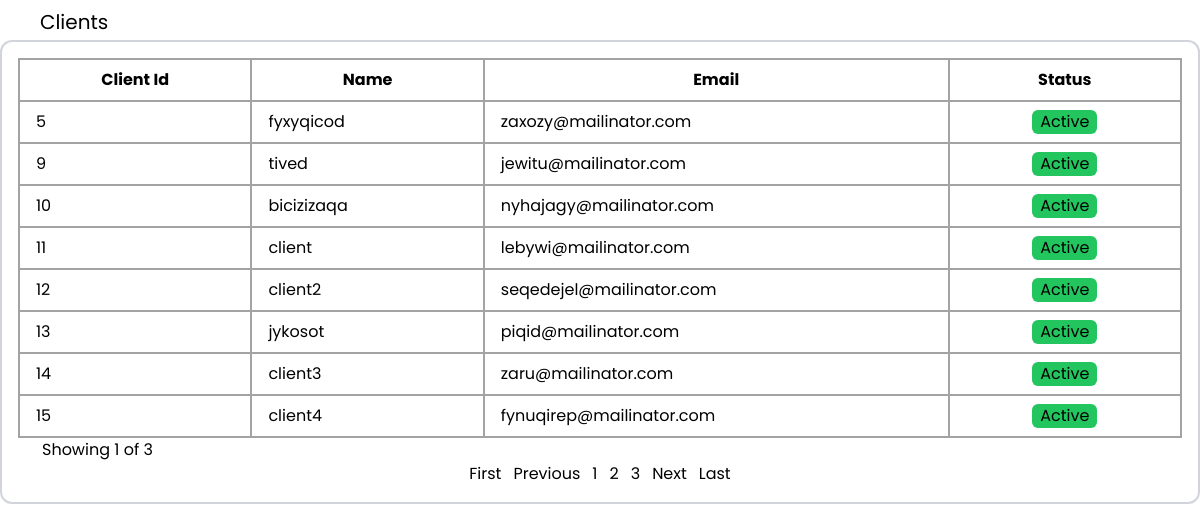
Screenshot of /src/pages/users.php (signed in) with the database file from the repository.
### tables this page shows
CREATE TABLE `users` (
  `userId` int(11) NOT NULL,
  `userName` varchar(50) NOT NULL,
  `userEmail` varchar(300) NOT NULL,
  `userPassword` mediumblob NOT NULL,
  `isVerified` int(11) NOT NULL DEFAULT 1,
  `roleId` int(11) NOT NULL DEFAULT 4
);

### src/includes/conn.php (called while the page is built, shortened)
<?php
class Connection
{
    private static $instance;
    private $host = "localhost";
    private $user = "root";
    private $password = "";
    private $database = "opep2";
    private $conn;
    public function __construct()
    {
        try {
            $dbh = "mysql:host={$this->host};dbname={$this->database}";
            $this->conn = new PDO($dbh, $this->user, $this->password);
            $this->conn->setAttribute(PDO::ATTR_ERRMODE, PDO::ERRMODE_EXCEPTION);
        } catch (PDOException $e) {
            echo "Connection failed: " . $e->getMessage();
        }
    }
    public static function getInstance()
    {
        if (!self::$instance) {
            self::$instance = new Connection();
        }
        return self::$instance;
    }
    public function getConnection()
    {
        return $this->conn;
    }
}

### src/includes/pages.php (called while the page is built, shortened)
<?php
require_once('conn.php');
class Pages
{
    private $conn;
    private $start;
    private $rows;
    private $pages;
    public function getStart()
    {
        return $this->start;
    }
    public function getRows()
    {
        return $this->rows;
    }
    public function getPages()
    {
        return $this->pages;
    }
    public function __construct(){
        $this->conn = Connection::getInstance()->getConnection();
    }
    public function getPagesDetails($start, $rows_per_page, $tablename, $args)
    {
        try {
            $stmt = $this->conn->prepare("SELECT * FROM $tablename $args");
            $stmt->execute();
            $rows = $stmt->rowCount();
            $this->rows = $stmt->rowCount();
            $this->start = $start;
            $this->pages = ceil($rows / $rows_per_page);
        } catch (PDOException $e) {
            echo "Database error : " . $e->getMessage();
        }
    }
}

### src/includes/UserDAO.php (called while the page is built, shortened)
<?php
require_once 'conn.php';
require_once 'User.php';
class UserDAO
{
    private $db;
    public function __construct()
    {
        $this->db = Connection::getInstance()->getConnection();
    }
    public function getClientsPage($start, $rows_per_page)
    {
        $stmt = $this->db->prepare("SELECT * FROM users WHERE roleId = 1 LIMIT ?,?");
        $stmt->bindParam(1, $start, PDO::PARAM_INT);
        $stmt->bindParam(2, $rows_per_page, PDO::PARAM_INT);
        $stmt->execute();
        $Users = array();
        while ($row = $stmt->fetch(PDO::FETCH_ASSOC)) {
            $this->User = new User();
            $this->User->setId($row['userId']);
            $this->User->setName($row['userName']);
            $this->User->setEmail($row['userEmail']);
            $this->User->setIsVerified($row['isVerified']);
            $this->User->setRole($row['roleId']);
            array_push($Users, $this->User);
        }
        return $Users;
    }
}

### src/includes/User.php (called while the page is built, shortened)
<?php
class User
{
    private $Id;
    private $Name;
    private $Email;
    private $isVerified;
    public function getId()
    {
        return $this->Id;
    }
    public function getName()
    {
        return $this->Name;
    }
    public function getEmail()
    {
        return $this->Email;
    }
    public function getIsVerified()
    {
        return $this->isVerified;
    }
    public function setId($id)
    {
        $this->Id = $id;
    }
    public function setName($name)
    {
        $this->Name = $name;
    }
    public function setEmail($email)
    {
        $this->Email = $email;
    }
    public function setIsVerified($verified)
    {
        $this->isVerified = $verified;
    }
}

### src/pages/users.php (the view, shortened to what this page needs)
<?php
require_once '../includes/pages.php';
require_once '../includes/UserDAO.php';
if (isset($_SESSION['administrator_name']) || isset($_SESSION['admin_name'])) {
    $allPages = new Pages();
    $user = new UserDAO();
?>
    <!DOCTYPE html>
    <html lang="en">
    <head>
    </head>
    <body>
        <div class="flex flex-col justify-end items-start h-[100vh]">
            <div class="flex justify-between items-center w-full md:px-8">
                <p class="border-gray-300 rounded-t-lg p-2 pb-1 text-xl">Clients</p>
            </div>
            <div class="border-2 border-gray-300 rounded-xl h-[90vh] flex">
                <div id="clients" class="flex flex-col justify-between w-full p-4">
                    <?php
                    $rows_per_page = 8;
                    $start = $allPages->getStart();
                    $rows = $allPages->getRows();
                    $pages = $allPages->getPages();
                    if ($rows > 0) {
                        $users = $user->getClientsPage($start, $rows_per_page);
                        echo '
        <table class="table-auto md:table-fixed w-full ">
            <thead class="border">
                <tr class="border-2">
                    <th class="w-1/5 p-1 md:px-4 md:py-2 border-2 border-[#A3A3A3] text-xs md:text-base">Client Id</th>
                    <th class="w-1/5 p-1 md:px-4 md:py-2 border-2 border-[#A3A3A3] text-xs md:text-base">Name</th>
                    <th class="w-2/5 p-1 md:px-4 md:py-2 border-2 border-[#A3A3A3] text-xs md:text-base">Email</th>
                    <th class="w-1/5 p-1 md:px-4 md:py-2 border-2 border-[#A3A3A3] text-xs md:text-base">Status</th>
                </tr>
            </thead>
            <tbody>';
                        foreach ($users as $user1) {
                            echo '
                <tr>
                    <td class="p-1 md:px-4 md:py-2 border-2 border-[#A3A3A3] text-xs md:text-base">' . $user1->getId() . '</td>
                    <td class="p-1 md:px-4 md:py-2 border-2 border-[#A3A3A3] text-xs md:text-base">' . $user1->getName() . '</td>
                    <td class="p-1 md:px-4 md:py-2 border-2 border-[#A3A3A3] text-xs md:text-base">' . $user1->getEmail() . '</td>
            ';
                            if ($user1->getIsVerified() == 1) { ?>
                                <td class="p-1 md:px-4 md:py-2 border-2 border-[#A3A3A3] text-xs md:text-base text-center">
                                    <form method="post" class="inline">
                                        <input type="submit" name="changeStatus" class="px-2 cursor-pointer rounded-md bg-green-500" value="Active">
                                    </form>
                                </td>
                    <?php  }
                            echo '</tr>';
                        }
                        echo '
            </tbody>
        </table>
        ';
                    } else {
                        echo 'No client accounts in database';
                    }
                    ?>
                    <div>
                        <div class="pl-6">
                            <?php
                            if (!isset($_GET['page'])) {
                                $page = 1;
                            } else {
                                $page = $_GET['page'];
                            }
                            ?>
                            Showing <?php echo $page ?> of <?php echo $pages ?>
                        </div>
                        <div class="flex flex-row justify-center items-center gap-3">
                            <a href="?page=1">First</a>
                            <?php if (isset($_GET['page']) && $_GET['page'] > 1) { ?>
                                <a href="?page=<?php echo $_GET['page'] - 1 ?>">Previous</a>
                            <?php } else { ?>
                                <a class="cursor-pointer">Previous</a>
                            <?php } ?>
                            <?php
                            for ($i = 1; $i <= $pages; $i++) {
                            ?>
                                <a href="?page=<?php echo $i ?>" class=""><?php echo $i ?></a>
                            <?php
                            }
                            ?>
                            <?php
                            if (!isset($_GET['page'])) {
                                if ($pages == 1) {
                            ?>
                                    <a class="cursor-pointer">Next</a>
                                <?php } else { ?>
                                    <a href="?page=2">Next</a>
                                <?php } ?>
                            <?php } elseif ($_GET['page'] >= $pages) { ?>
                                <a class="cursor-pointer">Next</a>
                            <?php } else { ?>
                                <a href="?page=<?php echo $_GET['page'] + 1 ?>">Next</a>
                            <?php }
                            ?>
                            <a href="?page=<?php echo $pages ?>">Last</a>
                        </div>
                    </div>
                </div>
            </div>
        </div>
    </body>
    </html>
<?php } else echo "You don't have permission";
exit;
?>

### rows the page displays
users: userId "5", userName "fyxyqicod", userEmail "zaxozy@mailinator.com"
users: userId "9", userName "tived", userEmail "jewitu@mailinator.com"
users: userId "10", userName "bicizizaqa", userEmail "nyhajagy@mailinator.com"
users: userId "11", userName "client", userEmail "lebywi@mailinator.com"
users: userId "12", userName "client2", userEmail "seqedejel@mailinator.com"
users: userId "13", userName "jykosot", userEmail "piqid@mailinator.com"
users: userId "14", userName "client3", userEmail "zaru@mailinator.com"
users: userId "15", userName "client4", userEmail "fynuqirep@mailinator.com"

### other values shown
$page "1"
$pages "3"
